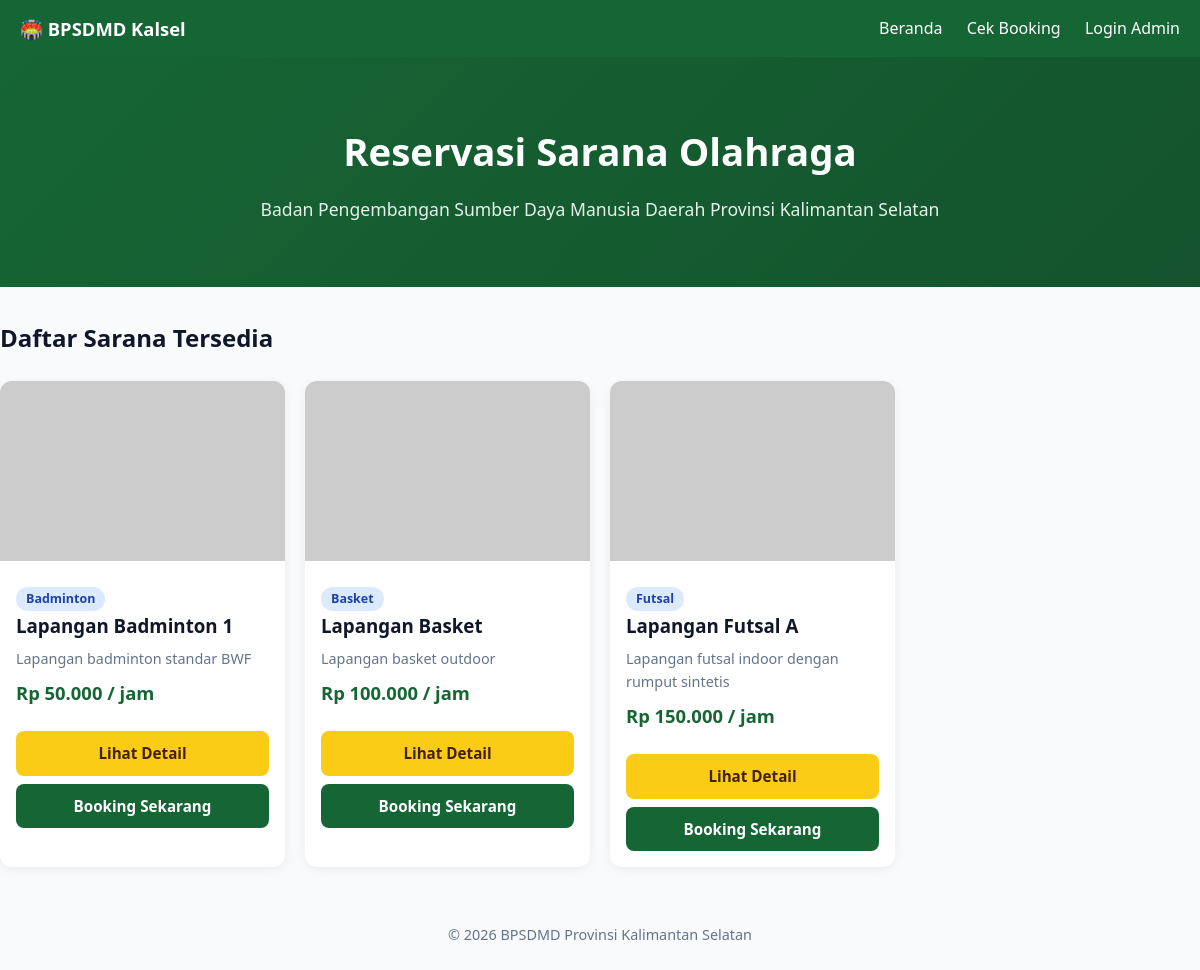
The page / on the database its author committed.
### tables this page shows
CREATE TABLE `sarana` (
  `id` int(11) NOT NULL,
  `nama` varchar(100) NOT NULL,
  `slug` varchar(150) DEFAULT NULL,
  `jenis` varchar(50) DEFAULT NULL,
  `deskripsi` text DEFAULT NULL,
  `kelengkapan` text DEFAULT NULL,
  `harga_per_jam` decimal(12,2) NOT NULL,
  `gambar` varchar(255) DEFAULT NULL,
  `galeri` text DEFAULT NULL,
  `status` enum('tersedia','maintenance') DEFAULT 'tersedia',
  `created_at` timestamp NOT NULL DEFAULT current_timestamp()
);

### includes/functions.php (called while the page is built, shortened)
<?php
function e($str) { return htmlspecialchars($str ?? '', ENT_QUOTES, 'UTF-8'); }

### index.php (the view, shortened to what this page needs)
<?php
require_once __DIR__ . '/includes/header.php';
$sarana = $conn->query("SELECT * FROM sarana WHERE status='tersedia' ORDER BY nama");
?>
<div class="hero">
  <div class="container">
    <h1>Reservasi Sarana Olahraga</h1>
    <p>Badan Pengembangan Sumber Daya Manusia Daerah Provinsi Kalimantan Selatan</p>
  </div>
</div>
<div class="container page">
  <h2>Daftar Sarana Tersedia</h2>
  <div class="grid">
    <?php while($s = $sarana->fetch_assoc()): ?>
      <div class="card">
        <a href="<?= BASE_URL ?>/pages/detail_sarana.php?slug=<?= urlencode($s['slug'] ?: $s['id']) ?>" style="text-decoration:none;color:inherit;">
          <?php if ($s['gambar']): ?>
        <img src="<?= BASE_URL ?>/assets/img/sarana/<?= e($s['gambar']) ?>" alt="<?= e($s['nama']) ?>">
          <?php else: ?>
        <img src="https://via.placeholder.com/400x200?text=<?= urlencode($s['nama']) ?>" alt="">
          <?php endif; ?>
        <div class="card-body">
        <span class="badge badge-info"><?= e($s['jenis']) ?></span>
        <h3><?= e($s['nama']) ?></h3>
        <p style="color:#64748b;font-size:.9rem;"><?= e($s['deskripsi']) ?></p>
        <div class="price">Rp <?= number_format($s['harga_per_jam'],0,',','.') ?> / jam</div>
        </div>
        </a>
      <div class="card-body" style="padding-top:0;">
        <a href="<?= BASE_URL ?>/pages/detail_sarana.php?slug=<?= urlencode($s['slug'] ?: $s['id']) ?>" class="btn btn-accent btn-block" style="margin-bottom:8px;">Lihat Detail</a>
        <a href="<?= BASE_URL ?>/pages/booking.php?sarana_id=<?= $s['id'] ?>" class="btn btn-primary btn-block">Booking Sekarang</a>
      </div>
    </div>
    <?php endwhile; ?>
  </div>
</div>
<?php require_once __DIR__ . '/includes/footer.php'; ?>

### includes/header.php (shortened to what this page needs)
<?php
require_once __DIR__ . '/functions.php';
$base = defined('BASE_URL') ? BASE_URL : '';
?>
<!DOCTYPE html>
<html lang="id">
<head>
<link rel="stylesheet" href="<?= $base ?>/assets/css/style.css">
</head>
<body>
<nav class="navbar">
  <div class="container">
    <a href="<?= $base ?>/index.php" class="brand">🏟️ BPSDMD Kalsel</a>
    <div>
      <a href="<?= $base ?>/index.php">Beranda</a>
      <a href="<?= $base ?>/pages/cek_booking.php">Cek Booking</a>
      <?php if (!empty($_SESSION['user_id'])): ?>
        <?php if ($_SESSION['role'] === 'admin'): ?>
          <a href="<?= $base ?>/pages/admin/dashboard.php">Dashboard</a>
        <?php else: ?>
          <a href="<?= $base ?>/pages/petugas/dashboard.php">Dashboard</a>
        <?php endif; ?>
        <a href="<?= $base ?>/pages/logout.php">Logout (<?= e($_SESSION['nama']) ?>)</a>
      <?php else: ?>
        <a href="<?= $base ?>/pages/login.php">Login Admin</a>
      <?php endif; ?>
    </div>
  </div>
</nav>

### includes/footer.php (shortened to what this page needs)
<footer style="text-align:center;padding:24px;color:#64748b;font-size:.9rem;">
  &copy; <?= date('Y') ?> BPSDMD Provinsi Kalimantan Selatan
</footer>
</body></html>

### assets/css/style.css (style rules this page uses)
:root { --primary:#166534; --primary-dark:#14532d; --accent:#facc15; --bg:#f8fafc; --card:#ffffff; --text:#0f172a; --muted:#64748b; --border:#e2e8f0; --danger:#dc2626; --success:#16a34a; --warning:#f59e0b; }
* { box-sizing:border-box;margin:0;padding:0; }
body { font-family:'Segoe UI',system-ui,sans-serif;background:var(--bg);color:var(--text);line-height:1.6; }
a { color:var(--primary);text-decoration:none; }
.navbar { background:var(--primary);color:#fff;padding:14px 0;box-shadow:0 2px 8px rgba(0,0,0,.08); }
.navbar .container { display:flex;justify-content:space-between;align-items:center; }
.navbar a { color:#fff;margin-left:20px;font-weight:500; }
.navbar .brand { font-weight:700;font-size:1.15rem;margin:0; }
.container { max-width:1200px;margin:0 auto;padding:0 20px; }
.page { padding:32px 0; }
.hero { background:linear-gradient(135deg,var(--primary),var(--primary-dark));color:#fff;padding:64px 0;text-align:center; }
.hero h1 { font-size:2.4rem;margin-bottom:12px; }
.hero p { opacity:.9;font-size:1.1rem; }
.grid { display:grid;grid-template-columns:repeat(auto-fill,minmax(280px,1fr));gap:20px;margin-top:24px; }
.card { background:var(--card);border-radius:12px;box-shadow:0 2px 12px rgba(0,0,0,.06);overflow:hidden;transition:.2s; }
.card img { width:100%;height:180px;object-fit:cover;background:#e2e8f0; }
.card-body { padding:16px; }
.card h3 { margin-bottom:6px; }
.price { color:var(--primary);font-weight:700;font-size:1.15rem;margin:8px 0; }
.badge { display:inline-block;padding:2px 10px;border-radius:20px;font-size:.78rem;font-weight:600; }
.badge-info { background:#dbeafe;color:#1e40af; }
.btn { display:inline-block;padding:10px 20px;border:none;border-radius:8px;font-weight:600;cursor:pointer;font-size:.95rem;transition:.2s; }
.btn-primary { background:var(--primary);color:#fff; }
.btn-accent { background:var(--accent);color:#422006; }
.btn-block { display:block;width:100%;text-align:center; }

### rows shown on the page
sarana: jenis "Badminton", nama "Lapangan Badminton 1", deskripsi "Lapangan badminton standar BWF", harga_per_jam "50.000"
sarana: jenis "Basket", nama "Lapangan Basket", deskripsi "Lapangan basket outdoor", harga_per_jam "100.000"
sarana: jenis "Futsal", nama "Lapangan Futsal A", deskripsi "Lapangan futsal indoor dengan rumput sintetis", harga_per_jam "150.000"
